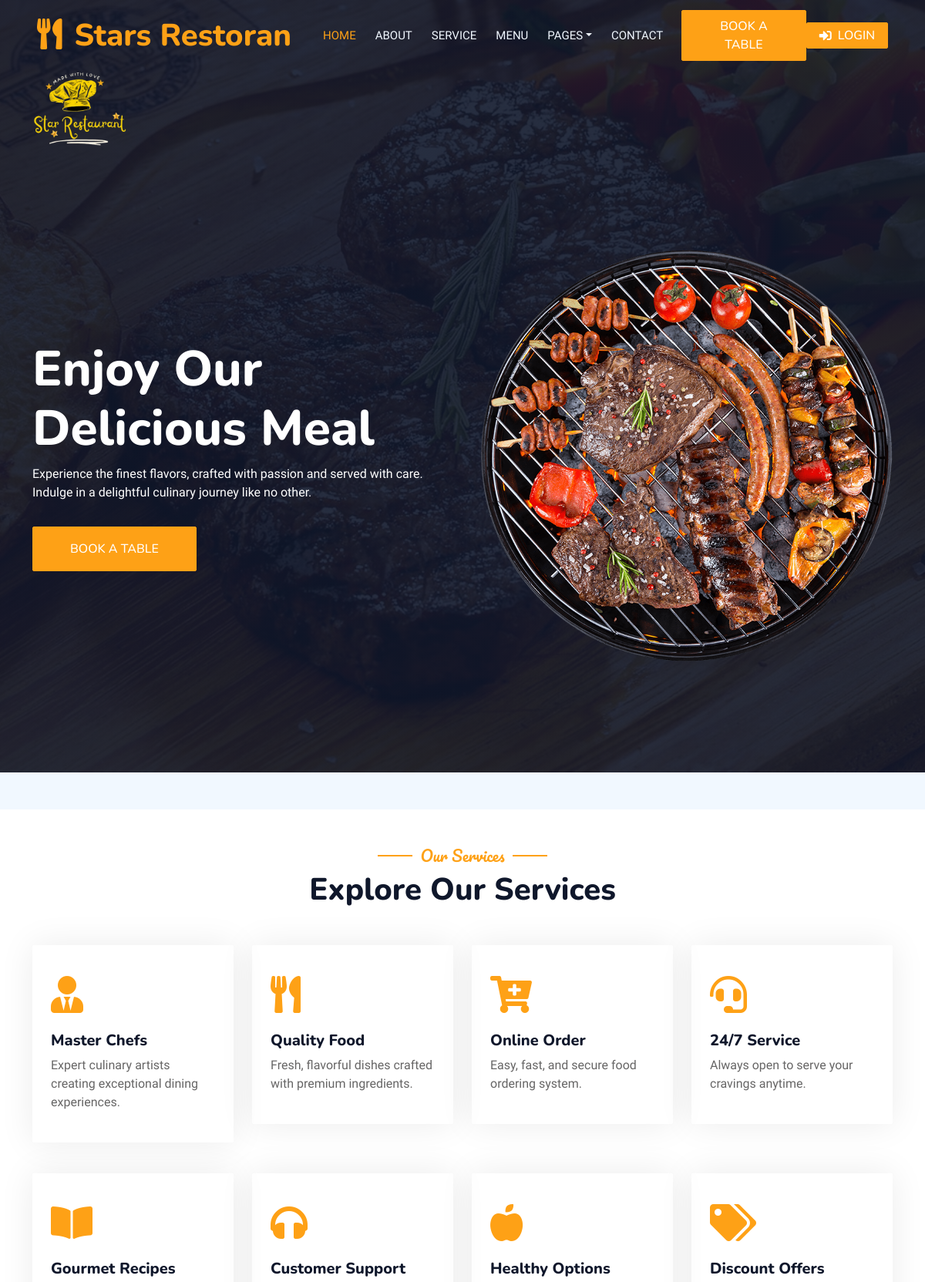
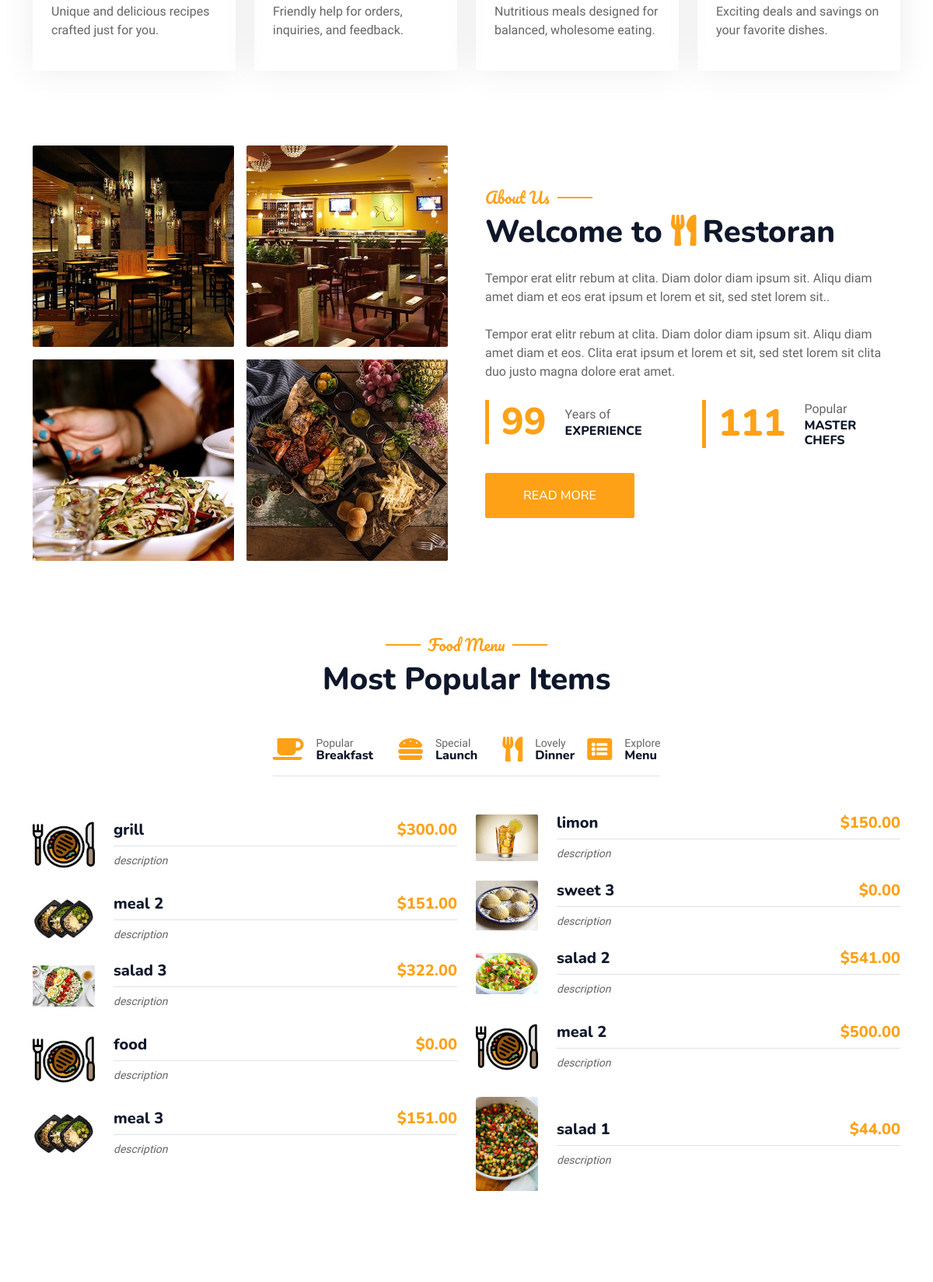
Page /stars/restaurant/ (upper part) on the committed database (2 pictures, top to bottom).
### restaurant_app/models.py (models this page shows, shortened)
class Rest_detail(models.Model):
    name = models.CharField(max_length=255,blank=False,default='restaurant')
    address = models.CharField(max_length=255,blank=False,default='address')
    phone_number = models.CharField(max_length=20,blank=False,default='phone_number')
    email = models.EmailField(max_length=255,blank=False,default='email')
    image = models.ImageField(upload_to='restaurant/',default='defa/defa.png')
    description1 = models.CharField(max_length=255,default='Enjoy OurDelicious Meal')
    description2 = models.CharField(max_length=1500,default='Tempor erat elitr rebum at clita. Diam dolor diam ipsum sit. Aliqu diam amet diam et eos. Clita erat ipsum et lorem et sit, sed stet lorem sit clita duo justo magna dolore erat amet')

class Services(models.Model):
    name = models.CharField(max_length=50, blank=False, default='Service')
    description = models.CharField(max_length=2500,blank=False,default='description of services')
    icon = models.ImageField(upload_to='icons/',default='defa/client.png')
    text_icon = models.CharField(max_length=2500,default='fa fa-3x fa-cart-plus text-primary mb-4')

class AboutUsImage(models.Model):
    about_us = models.ForeignKey(AboutUs, on_delete=models.CASCADE, related_name="images")
    image = models.ImageField(upload_to="about_us_images/")

class AboutUs(models.Model):
    paragraph_one = models.CharField(max_length=2500)
    paragraph_two = models.CharField(max_length=2500)
    experience_years = models.PositiveIntegerField(default=15)
    master_chefs = models.PositiveIntegerField(default=50)

class Food(models.Model):
    name = models.CharField(max_length=255,blank=False,default='food')
    price = models.DecimalField(max_digits=6, decimal_places=2,default=0.0)
    image = models.ImageField(upload_to=upload_to_dynamic,default='defa/defa.png')
    description = models.CharField(max_length=255,blank=False,default='description')
    class Meta:
        abstract = True

class Grills(Food):
        def __str__(self):
         return f"{self.name}"

class Meals(Food):
    def __str__(self):
        return f"{self.name}"

class SizePriceMixin(models.Model):
    class Size(models.TextChoices):
        SMALL = 'SM', 'Small'
        MEDIUM = 'ME', 'Medium'
        LARGE = 'LA', 'Large'
    size = models.CharField(max_length=2, choices=Size.choices, default=Size.SMALL)
    small_price = models.DecimalField(max_digits=6, decimal_places=2, default=0.0)
    medium_price = models.DecimalField(max_digits=6, decimal_places=2, default=0.0)
    large_price = models.DecimalField(max_digits=6, decimal_places=2, default=0.0)
    class Meta:
        abstract = True

class Salads(Food, SizePriceMixin):
    def __str__(self):
        return f"{self.name} - {self.get_price_by_size(self.size)}"

class Sandwiches(Food):
    def __str__(self):
        return f"{self.name}"

class Drinks(Food, SizePriceMixin):
    class TypeOfDrinks(models.TextChoices):
        HOT = 'HO', 'Hot'
        COLD = 'CO', 'Cold'
    type_of_drink = models.CharField(max_length=2, choices=TypeOfDrinks.choices, default=TypeOfDrinks.COLD)

class Sweets(Food):
    def __str__(self):
        return f"{self.name}"

### restaurant_app/views.py (the view)
# urls.py: path('',views.home,name='home'),
def home(request):
    rest_detail = get_object_or_404(Rest_detail,pk =1)
    services = Services.objects.all()
    about_us = AboutUs.objects.first()
    about_us_images = AboutUsImage.objects.filter(about_us=about_us) if about_us else None
    drinks = Drinks.objects.all()
    meals = Meals.objects.all()
    sandwiches = Sandwiches.objects.all()
    grills = Grills.objects.all()
    sweets = Sweets.objects.all()
    salads = Salads.objects.all()
    clients = Clients.objects.all()
    chefs = Chefs.objects.all()
    if chefs.count()>=4:
        chefs = random.sample(list(chefs), 4)
    combined_items = list(chain(drinks, meals, sandwiches, grills, sweets, salads))
    shuffle(combined_items)  # Shuffle the combined items
    items = combined_items[:10]  # Get 10 random items
    if items:
        half = len(items) // 2
        first_half = items[:half]
        second_half = items[half:]
    else:
        first_half = []
        second_half = []
    context = {
        'rest_detail': rest_detail,
        'services': services,
        'about_us': about_us,
        'about_us_images': about_us_images,
        'drinks': drinks,
        'meals': meals,
        'sandwiches': sandwiches,
        'grills': grills,
        'sweets': sweets,
        'salads': salads,
        'chefs': chefs,
        'clients': clients,
        'first_half': first_half,
        'second_half': second_half,
        }
    return render(request,'restaurant/index.html',context)

### restaurant_app/templates/restaurant/index.html (shortened to what this page needs)
{% extends 'restaurant/base.html' %}
{% load static %}
{% block content %}
<body>
    <div class="container-xxl bg-white p-0">
 <div class="container-xxl py-5">
    <div class="container">
        <div class="text-center wow fadeInUp" data-wow-delay="0.1s">
            <h5 class="section-title ff-secondary text-center text-primary fw-normal">Our Services</h5>
            <h1 class="mb-5">Explore Our Services</h1>
        </div>
        <div class="row g-4">
            {% for service in services %}
            <div class="col-lg-3 col-sm-6 wow fadeInUp" data-wow-delay="0.1s">
                <div class="service-item rounded pt-3">
                    <div class="p-4">
                        <i class="{{ service.text_icon }}"></i>
                        <h5>{{ service.name }}</h5>
                        <p>{{ service.description }}</p>
                    </div>
                </div>
            </div>
            {% if forloop.counter|divisibleby:4 and not forloop.last %}<p></p>
            </div><div class="row g-4">
            {% endif %}
            {% endfor %}
        </div>
    </div>
</div>
        <div class="container-xxl py-5">
            <div class="container">
                <div class="row g-5 align-items-center">
                    <div class="col-lg-6">
                        <div class="row g-3">
                            {% for image in about_us_images %}
                                <div class="col-6 text-start">
                                    <img class="img-fluid rounded w-100 wow zoomIn" data-wow-delay="0.1s" src="{{ image.image.url }}">
                                </div>
                            {% endfor %}
                        </div>
                    </div>
                    <div class="col-lg-6">
                        <h5 class="section-title ff-secondary text-start text-primary fw-normal">About Us</h5>
                        <h1 class="mb-4">Welcome to <i class="fa fa-utensils text-primary me-2"></i>Restoran</h1>
                        <p class="mb-4">{{about_us.paragraph_one}}.</p>
                        <p class="mb-4">{{about_us.paragraph_two}}.</p>
                        <div class="row g-4 mb-4">
                            <div class="col-sm-6">
                                <div class="d-flex align-items-center border-start border-5 border-primary px-3">
                                    <h1 class="flex-shrink-0 display-5 text-primary mb-0" data-toggle="counter-up">{{about_us.experience_years}}</h1>
                                    <div class="ps-4">
                                        <p class="mb-0">Years of</p>
                                        <h6 class="text-uppercase mb-0">Experience</h6>
                                    </div>
                                </div>
                            </div>
                            <div class="col-sm-6">
                                <div class="d-flex align-items-center border-start border-5 border-primary px-3">
                                    <h1 class="flex-shrink-0 display-5 text-primary mb-0" data-toggle="counter-up">{{about_us.master_chefs}}</h1>
                                    <div class="ps-4">
                                        <p class="mb-0">Popular</p>
                                        <h6 class="text-uppercase mb-0">Master Chefs</h6>
                                    </div>
                                </div>
                            </div>
                        </div>
                        <a class="btn btn-primary py-3 px-5 mt-2" href="{% url 'restaurant_app:about' %}">Read More</a>
                    </div>
                </div>
            </div>
        </div>
        <div class="container-xxl py-5">
            <div class="container">
                <div class="text-center wow fadeInUp" data-wow-delay="0.1s">
                    <h5 class="section-title ff-secondary text-center text-primary fw-normal">Food Menu</h5>
                    <h1 class="mb-5">Most Popular Items</h1>
                </div>
                <div class="tab-class text-center wow fadeInUp" data-wow-delay="0.1s">
                    <ul class="nav nav-pills d-inline-flex justify-content-center border-bottom mb-5">
                        <li class="nav-item">
                            <a class="d-flex align-items-center text-start mx-3 ms-0 pb-3 " data-bs-toggle="pill" href="{% url 'restaurant_app:menu' category='choose_as_you_like' %}">
                                <i class="fa fa-coffee fa-2x text-primary"></i>
                                <div class="ps-3">
                                    <small class="text-body">Popular</small>
                                    <h6 class="mt-n1 mb-0">Breakfast</h6>
                                </div>
                            </a>
                        </li>
                        <li class="nav-item">
                            <a class="d-flex align-items-center text-start mx-3 pb-3" data-bs-toggle="pill" href="{% url 'restaurant_app:menu' category='choose_as_you_like' %}">
                                <i class="fa fa-hamburger fa-2x text-primary"></i>
                                <div class="ps-3">
                                    <small class="text-body">Special</small>
                                    <h6 class="mt-n1 mb-0">Launch</h6>
                                </div>
                            </a>
                        </li>
                        <li class="nav-item">
                            <a class="d-flex align-items-center text-start mx-3 me-0 pb-3" data-bs-toggle="pill" href="{% url 'restaurant_app:menu' category='choose_as_you_like' %}">
                                <i class="fa fa-utensils fa-2x text-primary"></i>
                                <div class="ps-3">
                                    <small class="text-body">Lovely</small>
                                    <h6 class="mt-n1 mb-0">Dinner</h6>
                                </div>
                            </a>
                        </li>
                        <li class="nav-item">
                            <a class="d-flex align-items-center text-start mx-3 me-0 pb-3" href="{% url 'restaurant_app:menu' category='choose_as_you_like' %}" data-bs-toggle="pill">
                                <i class="fa fa-list-alt fa-2x text-primary"></i>
                                <div class="ps-3">
                                    <small class="text-body">Explore</small>
                                    <h6 class="mt-n1 mb-0">Menu</h6>
                                </div>
                            </a>
                        </li>
                    </ul>
         <div id="menu-content" class="row g-4">
            <div class="col-lg-6">
                {% for item in first_half %}
                <div class="d-flex align-items-center mb-4">
                    <img class="flex-shrink-0 img-fluid rounded" src="{{ item.image.url }}" alt="{{ item.name }}" style="width: 80px;">
                    <div class="w-100 d-flex flex-column text-start ps-4">
                        <h5 class="d-flex justify-content-between border-bottom pb-2">
                            <span>{{ item.name }}</span>
                            <span class="text-primary">${{ item.price }}</span>
                        </h5>
                        <small class="fst-italic">{{ item.description }}</small>
                    </div>
                </div>
                {% endfor %}
            </div>
            <div class="col-lg-6">
                {% for item in second_half %}
                <div class="d-flex align-items-center mb-4">
                    <img class="flex-shrink-0 img-fluid rounded" src="{{ item.image.url }}" alt="{{ item.name }}" style="width: 80px;">
                    <div class="w-100 d-flex flex-column text-start ps-4">
                        <h5 class="d-flex justify-content-between border-bottom pb-2">
                            <span>{{ item.name }}</span>
                            <span class="text-primary">${{ item.price }}</span>
                        </h5>
                        <small class="fst-italic">{{ item.description }}</small>
                    </div>
                </div>
                {% endfor %}
            </div>
        </div>
                </div>
            </div>
        </div>
        <div class="container-xxl py-5 px-0 wow fadeInUp" data-wow-delay="0.1s">
        </div>
{% endblock content %}

### restaurant_app/templates/restaurant/navbar.html (shortened to what this page needs)
{%load static%}
        <div class="container-xxl position-relative p-0">
            <nav class="navbar navbar-expand-lg navbar-dark bg-dark px-4 px-lg-5 py-3 py-lg-0">
                <a href="" class="navbar-brand p-0">
                    <h1 class="text-primary m-0"><i class="fa fa-utensils me-3"></i>Stars Restoran</h1>
                </a>
                <div class="collapse navbar-collapse" id="navbarCollapse">
                    <div class="navbar-nav ms-auto py-0 pe-4">
                        <a href="{%url 'restaurant_app:home'%}" class="nav-item nav-link active">Home</a>
                        <a href="{%url 'restaurant_app:about' %}" class="nav-item nav-link">About</a>
                        <a href="{%url 'restaurant_app:services'%}" class="nav-item nav-link">Service</a>
                        <a href="{% url 'restaurant_app:menu' category='food_menu' %}" class="nav-item nav-link {{ menu|default:'' }}">Menu</a>
                        <div class="nav-item dropdown">
                            <a href="#" class="nav-link dropdown-toggle" data-bs-toggle="dropdown">Pages</a>
                        </div>
                        <a href="{%url 'restaurant_app:contact'%}" class="nav-item nav-link {{ contact|default:'' }}">Contact</a>
                    </div>
                    <a href="" class="btn btn-primary py-2 px-4">Book A Table</a>
                    {% if user.is_authenticated %}
                    <form method="post" action="{% url 'accounts:logout' %}" class="d-inline">
                        {% csrf_token %}
                        <button type="submit" class="dropdown-item text-danger d-flex align-items-center">
                            <i class="fas fa-sign-out-alt me-2"></i> Logout
                        </button>
                    </form>
                {% else %}
                    <a href="{% url 'accounts:login' %}" class="btn btn-primary d-flex align-items-center py-1 px-3">
                        <i class="fas fa-sign-in-alt me-2"></i> Login
                    </a>
                {% endif %}
                </div>
            </nav>
            <div class="container-xxl py-5 bg-dark hero-header mb-5">
                <img src="{{rest_detail.image.url}}" alt="Logo" style="width: 180px; height: 180px;">
                <div class="container my-5 py-5">
                    <div class="row align-items-center g-5">
                        <div class="col-lg-6 text-center text-lg-start">
                            <h1 class="display-3 text-white animated slideInLeft">{{rest_detail.description1}}</h1>
                            <p class="text-white animated slideInLeft mb-4 pb-2"> {{rest_detail.description2}}</p>
                            <a href="" class="btn btn-primary py-sm-3 px-sm-5 me-3 animated slideInLeft">Book A Table</a>
                        </div>
                        <div class="col-lg-6 text-center text-lg-end overflow-hidden">
                            <img class="img-fluid" src="{% static 'img/hero.png'%}" alt="">
                        </div>
                    </div>
                </div>
            </div>
        </div>

### rows in the picture
Rest_detail: image (picture), description1 "Enjoy Our Delicious Meal", description2 "Experience the finest flavors, crafted with passion and served with care. Indulge in a delightful culinary journey like no other."
Services: name "Master Chefs", description "Expert culinary artists creating exceptional dining experiences."
Services: name "Quality Food", description "Fresh, flavorful dishes crafted with premium ingredients."
Services: name "Online Order", description "Easy, fast, and secure food ordering system."
Services: name "24/7 Service", description "Always open to serve your cravings anytime."
Services: name "Gourmet Recipes", description "Unique and delicious recipes crafted just for you."
Services: name "Customer Support", description "Friendly help for orders, inquiries, and feedback."
Services: name "Healthy Options", description "Nutritious meals designed for balanced, wholesome eating."
Services: name "Discount Offers", description "Exciting deals and savings on your favorite dishes."
AboutUsImage: image (picture)
AboutUsImage: image (picture)
AboutUsImage: image (picture)
AboutUsImage: image (picture)
AboutUs: paragraph_one "Tempor erat elitr rebum at clita. Diam dolor diam ipsum sit. Aliqu diam amet diam et eos erat ipsum et lorem et sit, sed stet lorem sit.", paragraph_two "Tempor erat elitr rebum at clita. Diam dolor diam ipsum sit. Aliqu diam amet diam et eos. Clita erat ipsum et lorem et sit, sed stet lorem sit clita duo justo magna dolore erat amet", experience_years "99", master_chefs "111"
Grills: image (picture), name "grill", price "300.00", description "description"
Meals: image (picture), name "meal 2", price "151.00", description "description"
Salads: image (picture), name "salad 3", price "322.00", description "description"
Sandwiches: image (picture), name "food", price "0.00", description "description"
Meals: image (picture), name "meal 3", price "151.00", description "description"
Drinks: image (picture), name "limon", price "150.00", description "description"
Sweets: image (picture), name "sweet 3", price "0.00", description "description"
Salads: image (picture), name "salad 2", price "541.00", description "description"
Grills: image (picture), name "meal 2", price "500.00", description "description"
Salads: image (picture), name "salad 1", price "44.00", description "description"
